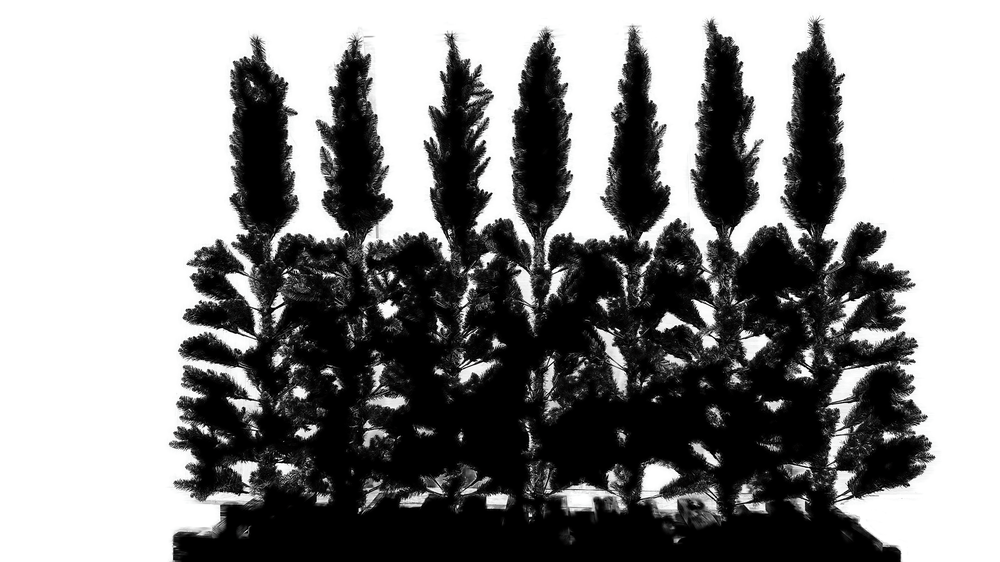
#> input picture treeWisee.png, 1000 x 562 px, shrunk from 4032 x 2268 before the run
$ python tree_detection.py
#> lines starting #> are read from the running program, lines starting #| are printed output that depends on the picture; after the words box and inside, x2 and y2 are one past the last pixel; in counts of white or black regions, pixels touching at a corner belong together
#> the answer given: 1
import cv2
import numpy as np
from matplotlib import pyplot as plt

def calculate_porosity_from_silhouette(image_path, show_steps=True, manual_boxes=None, min_tree_area=100):
    """
    Calculate tree porosity from a black and white silhouette image.

    Parameters:
    -----------
    image_path : str
        Path to the black and white silhouette image
    show_steps : bool
        Whether to display visualization
    manual_boxes : list of tuples, optional
        List of manually defined boxes as [(x, y, width, height), ...]
        Example: [(100, 50, 200, 300), (400, 60, 180, 280)]
    min_tree_area : int
        Minimum area (in pixels) to consider as a tree (filters noise)

    Returns:
    --------
    dict : Analysis results including porosity for each tree
    """
#> called with image_path = 'treeWisee.png', show_steps = True, min_tree_area = 500

    # Read image
    img = cv2.imread(image_path)
#> img is the input picture: shape (562, 1000, 3); mean B, G, R 139.5, 139.5, 139.5
    if img is None:
        print(f"Error: Could not read image at '{image_path}'")
        return None

    # Convert to grayscale if needed
    if len(img.shape) == 3:
        gray = cv2.cvtColor(img, cv2.COLOR_BGR2GRAY)
    else:
        gray = img.copy()

    print(f"Image loaded! Size: {gray.shape[1]}x{gray.shape[0]} pixels")
#| Image loaded! Size: 1000x562 pixels

    height, width = gray.shape
#> height = 562; width = 1000

    # Threshold to ensure pure black and white
    _, binary = cv2.threshold(gray, 127, 255, cv2.THRESH_BINARY)
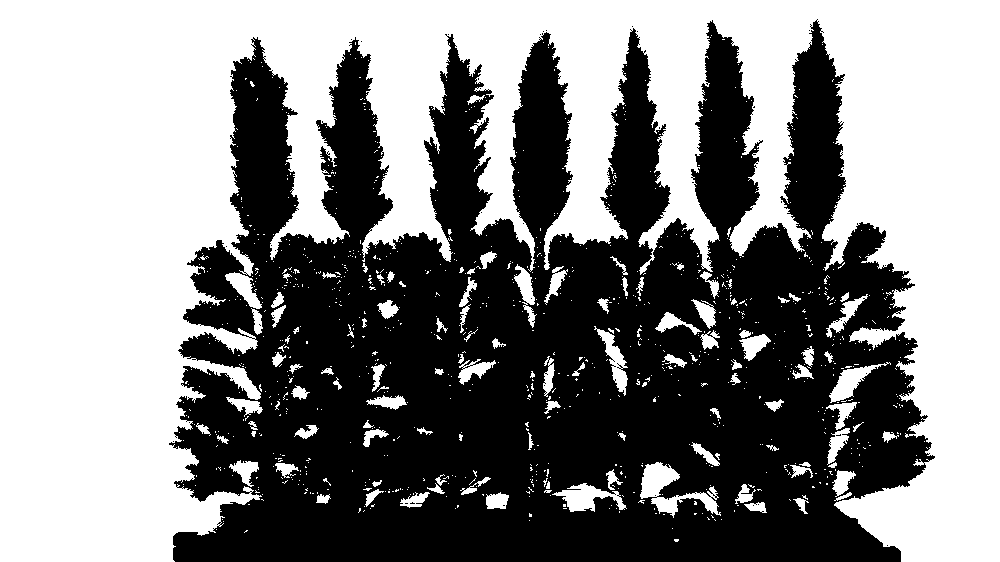
#> binary: shape (562, 1000); 52.7% white; 52 black regions (51 under 20 px), largest, box (x1, y1, x2, y2) and area: (169, 19, 935, 562) 265563

    # Check if we should use manual boxes
    if manual_boxes is not None:
        print(f"\nUsing {len(manual_boxes)} manually defined box(es)")
        tree_boxes = manual_boxes
    else:
        # Automatic detection: Find separate tree regions
        print("\nAutomatic detection mode...")

        # Invert for contour detection (white objects on black background)
        inverted = cv2.bitwise_not(binary)
#> inverted: shape (562, 1000); 47.3% white; 52 white regions (51 under 20 px)

        # Find connected components (separate trees)
        contours, _ = cv2.findContours(inverted, cv2.RETR_EXTERNAL, cv2.CHAIN_APPROX_SIMPLE)
#> contours = 32 contours, 31 with area under 20; largest, box (x1, y1, x2, y2) and area: (169, 19, 935, 562) 281572

        if len(contours) == 0:
            print("Error: No black pixels found!")
            return None

        print(f"Found {len(contours)} connected region(s)")
#| Found 32 connected region(s)

        # Get bounding box for each contour
        tree_boxes = []
        for contour in contours:
            x, y, w, h = cv2.boundingRect(contour)
            area = w * h

            # Filter out very small regions (noise)
            if area >= min_tree_area:
                tree_boxes.append((x, y, w, h))
                print(f"  - Tree at ({x}, {y}) with size {w}x{h} (area: {area:,} px)")
            else:
                print(f"  - Skipped small region at ({x}, {y}) with area {area} px")
#> this loop made 32 passes
#> (x, y, w, h, area) on pass 32: (169, 19, 766, 543, 415938)
#|   - Skipped small region at (887, 545) with area 1 px
#|   - Skipped small region at (173, 441) with area 1 px
#|   - Skipped small region at (189, 422) with area 1 px
#|   - Skipped small region at (232, 378) with area 1 px
#|   - Skipped small region at (876, 330) with area 1 px
#|   - Skipped small region at (896, 291) with area 1 px
#|   - Skipped small region at (885, 265) with area 1 px
#|   - Skipped small region at (275, 250) with area 1 px
#> (further printed lines are left out)
#> after the loop, tree_boxes = [(169, 19, 766, 543)]

        if len(tree_boxes) == 0:
            print("Error: No significant trees found!")
            print(f"Try reducing min_tree_area (currently {min_tree_area})")
            return None

    # Analyze each tree
    tree_results = []
    img_with_boxes = cv2.cvtColor(binary, cv2.COLOR_GRAY2BGR)
    colored_analysis = cv2.cvtColor(binary, cv2.COLOR_GRAY2BGR)

    colors = [(0, 255, 0), (255, 0, 0), (0, 0, 255), (255, 255, 0), (255, 0, 255), (0, 255, 255)]

    for idx, (x, y, w, h) in enumerate(tree_boxes):
        # Extract bounding box region
        bbox_region = binary[y:y+h, x:x+w]

        # Calculate porosity
        total_area = w * h
        black_pixels = np.sum(bbox_region == 0)
        white_pixels = np.sum(bbox_region == 255)
        porosity = white_pixels / total_area if total_area > 0 else 0
        density = black_pixels / total_area if total_area > 0 else 0

        # Choose color for this tree
        color = colors[idx % len(colors)]

        # Draw bounding box on visualization
        cv2.rectangle(img_with_boxes, (x, y), (x+w, y+h), color, 2)
        cv2.putText(img_with_boxes, f'Tree {idx+1}', (x, y-10),
                   cv2.FONT_HERSHEY_SIMPLEX, 0.6, color, 2)

        # Color the analysis image
        cv2.rectangle(colored_analysis, (x, y), (x+w, y+h), color, 2)
        # Mark gaps in red within this box
        gap_mask = bbox_region == 255
        colored_analysis[y:y+h, x:x+w][gap_mask] = [0, 0, 255]  # Red for gaps

        tree_results.append({
            'id': idx + 1,
            'bbox': (x, y, w, h),
            'area': total_area,
            'black_pixels': black_pixels,
            'white_pixels': white_pixels,
            'porosity': porosity,
            'density': density
        })
#> this loop made 1 pass
#> (x, y, w, h, total_area, black_pixels, white_pixels, porosity) on pass 1: (169, 19, 766, 543, 415938, 265634, 150304, 0.361)
#> pass 1, in calculate_porosity_from_silhouette, `bbox_region = binary[y:y+h, x:x+w]`:
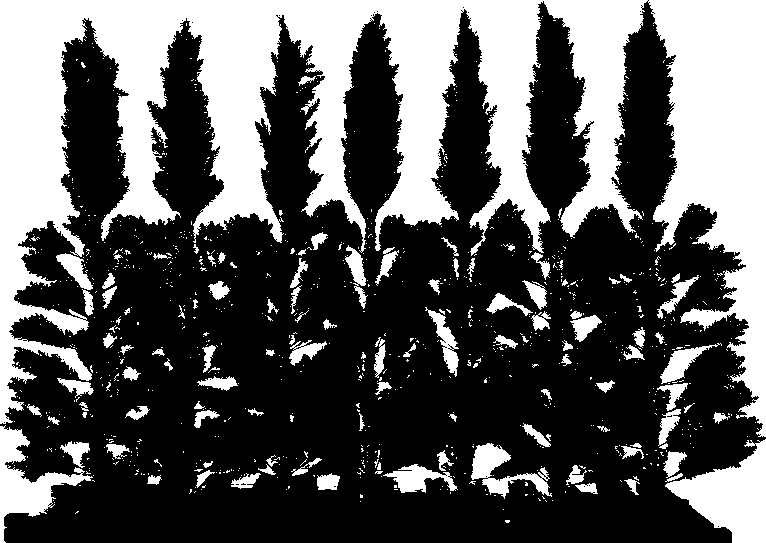
#> bbox_region: shape (543, 766); 36.1% white; 1040 white regions (928 under 20 px), largest, box (x1, y1, x2, y2) and area: (0, 0, 766, 437) 121476, (665, 439, 766, 543) 5443, (0, 425, 93, 543) 3390
#> after the loop:
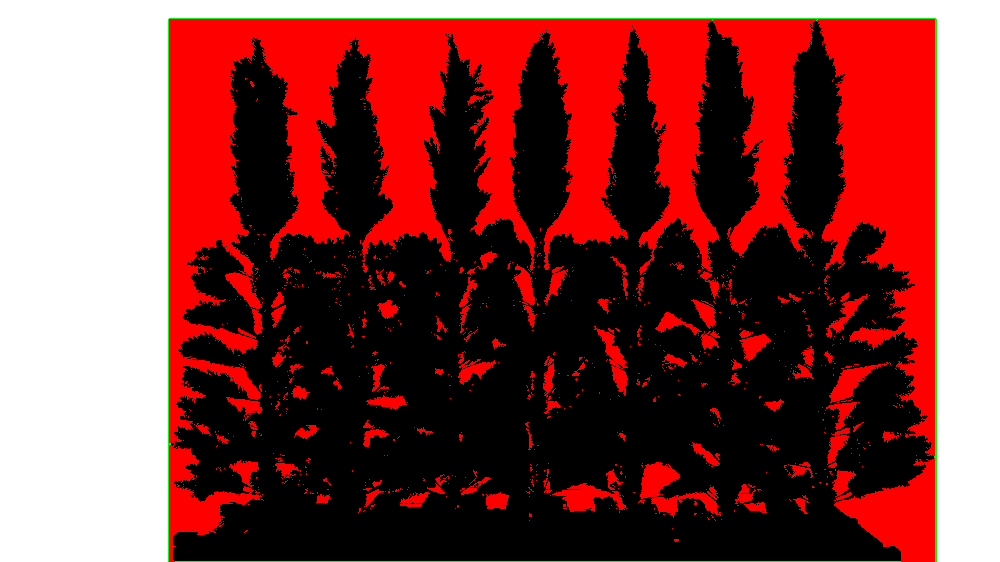
#> colored_analysis: shape (562, 1000, 3); mean B, G, R 65.2, 66.6, 133.4
#> after the loop:
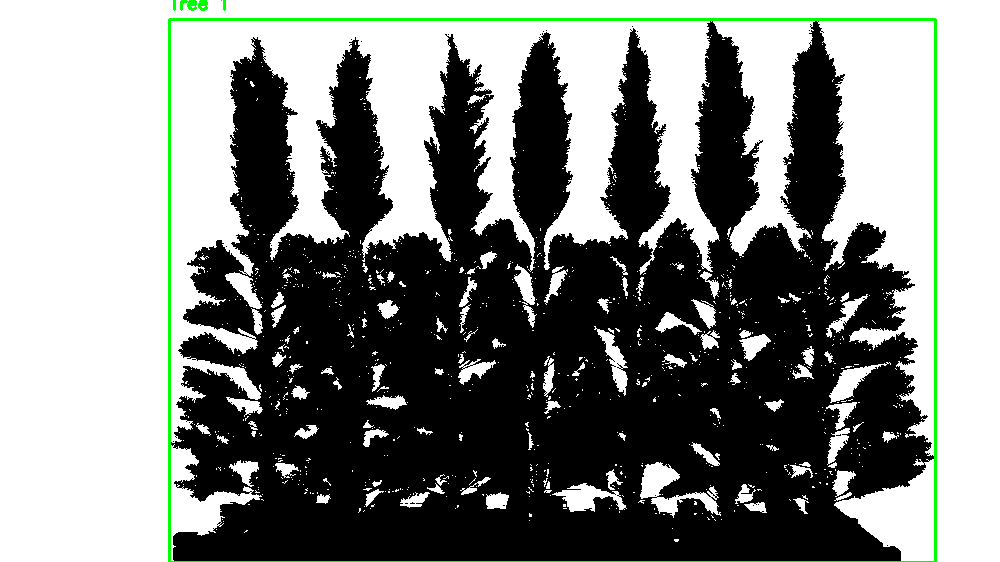
#> img_with_boxes: shape (562, 1000, 3); mean B, G, R 131.8, 134.8, 131.8
#> after the loop, tree_results = 1 item

    # Calculate overall statistics
    total_area = sum(t['area'] for t in tree_results)
    total_black = sum(t['black_pixels'] for t in tree_results)
#> total_black = 265634
    total_white = sum(t['white_pixels'] for t in tree_results)
#> total_white = 150304
    overall_porosity = total_white / total_area if total_area > 0 else 0
#> overall_porosity = 0.361
    overall_density = total_black / total_area if total_area > 0 else 0
#> overall_density = 0.639

    if show_steps:
        # Calculate grid layout
        num_trees = len(tree_results)
#> num_trees = 1
        num_cols = min(4, max(3, num_trees + 1))
#> num_cols = 3
        num_rows = max(2, (num_trees + 4) // num_cols + 1)
#> num_rows = 2

        fig = plt.figure(figsize=(5 * num_cols, 5 * num_rows))

        # Original image
        ax1 = plt.subplot(num_rows, num_cols, 1)
        ax1.imshow(binary, cmap='gray')
        ax1.set_title('Input Silhouette\nBlack=Tree, White=Gaps', fontsize=12, fontweight='bold')
        ax1.axis('off')

        # With bounding boxes
        ax2 = plt.subplot(num_rows, num_cols, 2)
        ax2.imshow(cv2.cvtColor(img_with_boxes, cv2.COLOR_BGR2RGB))
        ax2.set_title(f'Detected {len(tree_results)} Tree(s)\nwith Bounding Boxes',
                     fontsize=12, fontweight='bold')
        ax2.axis('off')

        # Gap analysis
        ax3 = plt.subplot(num_rows, num_cols, 3)
        ax3.imshow(cv2.cvtColor(colored_analysis, cv2.COLOR_BGR2RGB))
        ax3.set_title('Gap Analysis\nRed=Wind passes through', fontsize=12, fontweight='bold')
        ax3.axis('off')

        # Porosity breakdown bar chart
        ax4 = plt.subplot(num_rows, num_cols, 4)
        categories = ['Solid\n(Blocks Wind)', 'Gaps\n(Wind Passes)']
        values = [overall_density * 100, overall_porosity * 100]
#> values = [63.86, 36.14]
        bar_colors = ['black', 'red']
        bars = ax4.bar(categories, values, color=bar_colors, alpha=0.7, edgecolor='black', linewidth=2)
        ax4.set_ylabel('Percentage (%)', fontsize=11)
        ax4.set_title('Overall Porosity Breakdown', fontsize=12, fontweight='bold')
        ax4.set_ylim(0, 100)
        ax4.grid(axis='y', alpha=0.3)

        # Add value labels on bars
        for bar, value in zip(bars, values):
            height = bar.get_height()
            ax4.text(bar.get_x() + bar.get_width()/2., height,
                    f'{value:.1f}%', ha='center', va='bottom', fontweight='bold', fontsize=11)
#> this loop made 2 passes
#> (value, height) on passes 1 to 2: (63.86, 63.86), (36.14, 36.14)

        # Individual tree crops
        for i, tree in enumerate(tree_results):
            x, y, w, h = tree['bbox']
            tree_crop = binary[y:y+h, x:x+w]

            ax = plt.subplot(num_rows, num_cols, 5 + i)
            ax.imshow(tree_crop, cmap='gray')
            ax.set_title(f'Tree {i+1}\nPorosity: {tree["porosity"]:.1%}\nSize: {w}x{h}px',
                        fontsize=10, fontweight='bold')
            ax.axis('off')
#> this loop made 1 pass

        # Statistics text
        stats_position = 5 + len(tree_results)
#> stats_position = 6
        ax_stats = plt.subplot(num_rows, num_cols, stats_position)
        ax_stats.axis('off')

        stats_text = f"""POROSITY ANALYSIS

Trees Detected: {len(tree_results)}

OVERALL STATISTICS:
  Total Area: {total_area:,} px
  Solid: {total_black:,} px ({overall_density:.1%})
  Gaps:  {total_white:,} px ({overall_porosity:.1%})

  Overall Porosity: {overall_porosity:.1%}

INDIVIDUAL TREES:
"""
        for tree in tree_results:
            stats_text += f"\n  Tree {tree['id']}: {tree['porosity']:.1%}"
            stats_text += f" ({tree['bbox'][2]}×{tree['bbox'][3]}px)"
#> this loop made 1 pass

        ax_stats.text(0.1, 0.5, stats_text, fontsize=10, family='monospace',
                     verticalalignment='center')
        ax_stats.set_title('Statistics', fontsize=12, fontweight='bold')

        plt.tight_layout()
        plt.show()
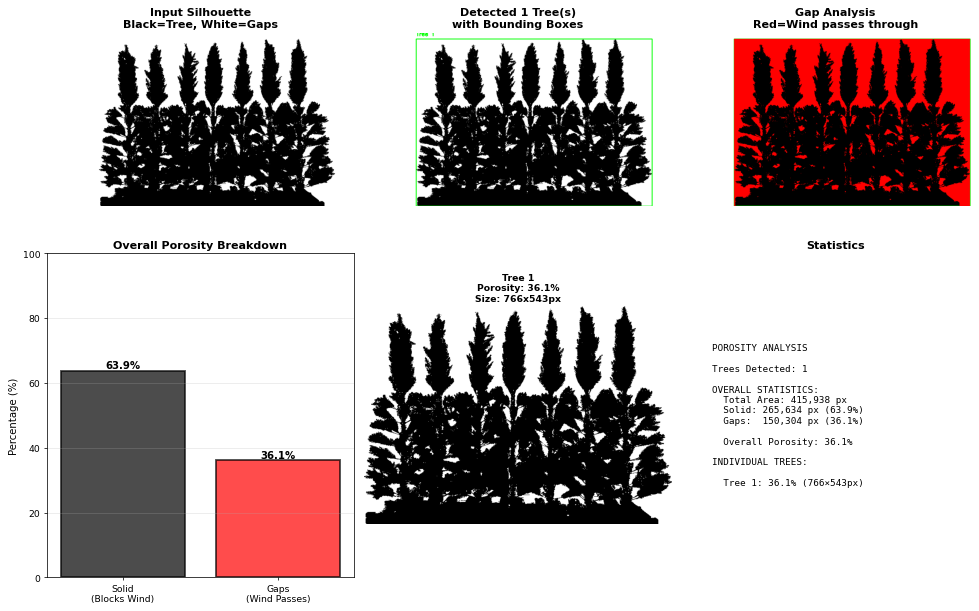
#> figure drawn by matplotlib, 5 panels

    # Save results
    cv2.imwrite('detected_boxes.png', img_with_boxes)
    cv2.imwrite('gap_analysis.png', colored_analysis)

    print(f"\n{'='*70}")
    print(f"TREE POROSITY ANALYSIS")
    print(f"{'='*70}")
    print(f"\nNumber of trees: {len(tree_results)}")
#| Number of trees: 1
    print(f"\nOVERALL RESULTS:")
    print(f"  Total area:     {total_area:,} pixels")
#|   Total area:     415,938 pixels
    print(f"  Solid (black):  {total_black:,} pixels ({overall_density:.1%})")
#|   Solid (black):  265,634 pixels (63.9%)
    print(f"  Gaps (white):   {total_white:,} pixels ({overall_porosity:.1%})")
#|   Gaps (white):   150,304 pixels (36.1%)
    print(f"\n  OVERALL POROSITY: {overall_porosity:.2%}")
#|   OVERALL POROSITY: 36.14%
    print(f"  OVERALL DENSITY:  {overall_density:.2%}")
#|   OVERALL DENSITY:  63.86%
    print(f"\nINDIVIDUAL TREE RESULTS:")
    for tree in tree_results:
        print(f"  Tree {tree['id']}: {tree['porosity']:.2%} porosity")
        print(f"    Box: ({tree['bbox'][0]}, {tree['bbox'][1]}) size {tree['bbox'][2]}×{tree['bbox'][3]}px")
    print(f"{'='*70}")
    print("\nFiles saved:")
    print("  - detected_boxes.png")
    print("  - gap_analysis.png")

    return {
        'overall_porosity': overall_porosity,
        'overall_density': overall_density,
        'num_trees': len(tree_results),
        'trees': tree_results,
        'visualization': img_with_boxes,
        'gap_analysis': colored_analysis
    }


# [348 lines left out: functions draw_manual_boxes, draw_manual_lines, not called in this run]


# Main execution
if __name__ == "__main__":
    image_path = "treeWisee.png"  #Image changer

    print("\n" + "="*70)
    print("TREE POROSITY ANALYSIS - MODE SELECTION")
    print("="*70)
    print("\nChoose your mode:")
    print("1. Automatic detection")
    print("2. Manual box drawing (drag rectangles)")
    print("3. Manual line drawing (draw 4 lines: top, bottom, left, right)")
    print("="*70)

    mode = input("\nEnter 1, 2, or 3: ").strip()

    if mode == "2":
        # Manual box mode
        print("\n=== MANUAL BOX MODE ===")
        manual_boxes = draw_manual_boxes(image_path)

        if manual_boxes:
            result = calculate_porosity_from_silhouette(
                image_path,
                show_steps=True,
                manual_boxes=manual_boxes
            )

    elif mode == "3":
        # Manual line mode
        print("\n=== MANUAL LINE MODE ===")
        manual_boxes = draw_manual_lines(image_path)

        if manual_boxes:
            result = calculate_porosity_from_silhouette(
                image_path,
                show_steps=True,
                manual_boxes=manual_boxes
            )

    else:
        # Automatic mode
        print("\n=== AUTOMATIC MODE ===")
        result = calculate_porosity_from_silhouette(
            image_path,
            show_steps=True,
            min_tree_area=500  # Adjust this if needed (lower = more sensitive)
        )
#> result = 6 items

    if result:
        print(f"\n✓ Analysis complete!")
        print(f"Overall porosity: {result['overall_porosity']:.1%}")
#| Overall porosity: 36.1%
